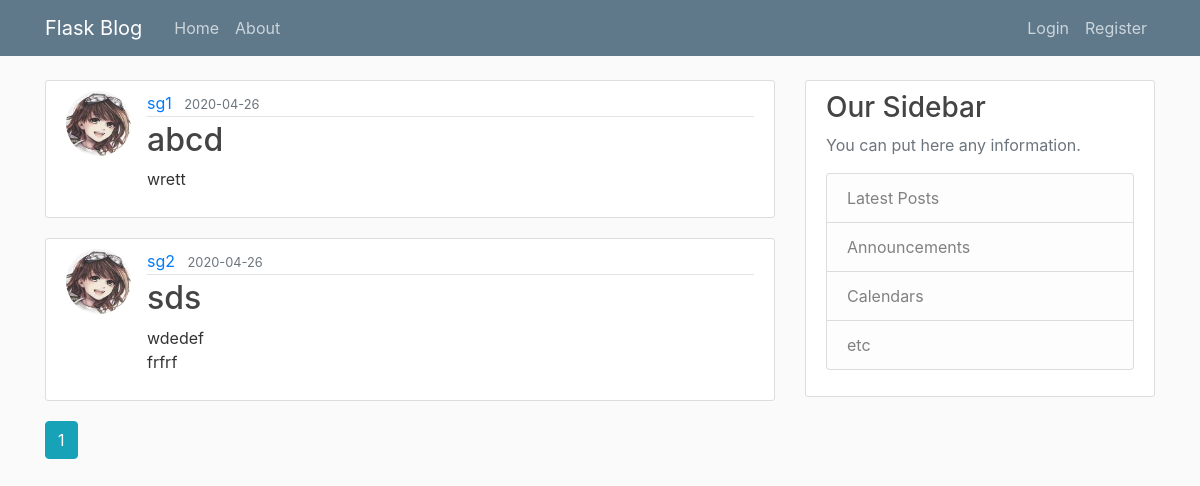
Page /home on the earlier database version.
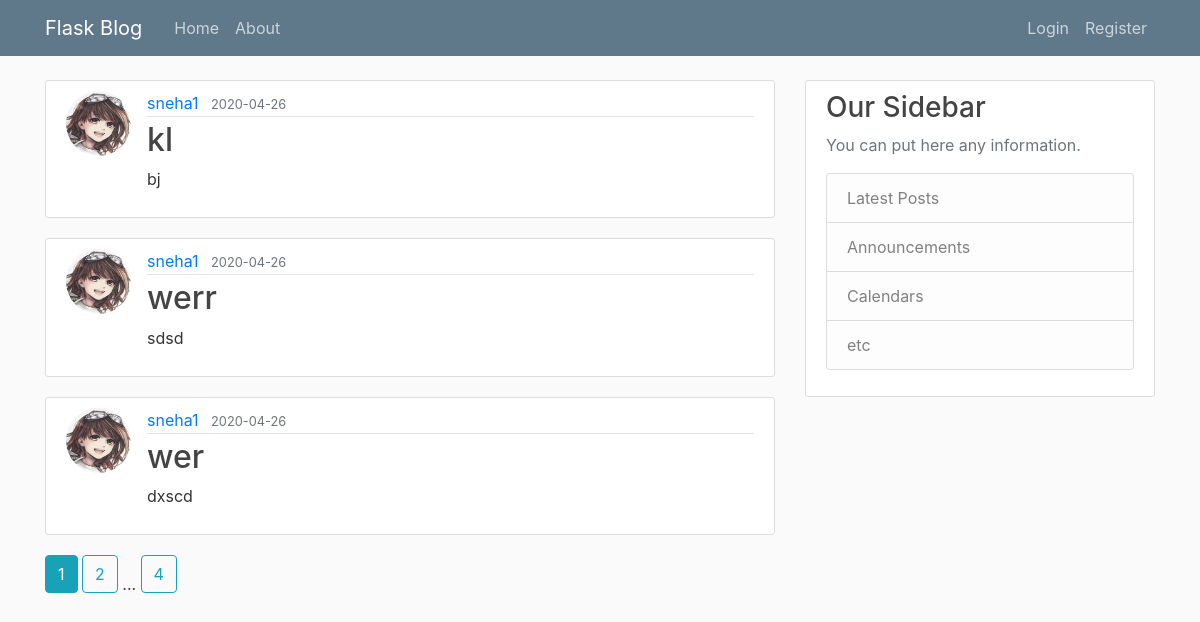
Same page on the later database version.
### flask_blog/models.py (models this page shows, shortened)
class Post(db.Model):
    id = db.Column(db.Integer, primary_key=True)
    title = db.Column(db.String(100), nullable=False)
    date_posted = db.Column(db.DateTime, nullable=False, default=datetime.utcnow)
    content = db.Column(db.Text, nullable=False)
    user_id = db.Column(db.Integer, db.ForeignKey('user.id'), nullable=False)

class User(db.Model,UserMixin):
    id = db.Column(db.Integer, primary_key=True)
    username = db.Column(db.String(20), unique=True, nullable=False)
    email = db.Column(db.String(120), unique=True, nullable=False)
    image_file = db.Column(db.String(20), nullable=False, default='default.jpg')
    password = db.Column(db.String(60), nullable=False)
    posts = db.relationship('Post', backref='author', lazy=True)

### flask_blog/routes.py (the view)
@app.route("/")
@app.route("/home")
def home():
    page = request.args.get('page', 1, type=int)
    posts = Post.query.order_by(Post.date_posted.desc()).paginate(page=page, per_page=3)
    return render_template('home.html', posts=posts)

### flask_blog/templates/home.html
{% extends "base.html" %}
{% block content %}
{% for post in  posts.items%}
<article class="media content-section">
    <img class="rounded-circle article-img" src="{{url_for('static',filename='profile_pics/'+post.author.image_file)}}">
    <div class="media-body">
      <div class="article-metadata">
        <a class="mr-2" href="{{url_for('user_posts',username=post.author.username)}}">{{ post.author.username }}</a>
        <small class="text-muted">{{ post.date_posted.strftime('%Y-%m-%d') }}</small>
      </div>
      <h2><a class="article-title" href="{{url_for('post',post_id=post.id)}}">{{ post.title }}</a></h2>
      <p class="article-content">{{ post.content }}</p>
    </div>
  </article>
  {% endfor %}
  {% for page_num in posts.iter_pages(left_edge=1, right_edge=1, left_current=1, right_current=2) %}
      {% if page_num %}
        {% if posts.page == page_num %}
          <a class="btn btn-info mb-4" href="{{ url_for('home', page=page_num) }}">{{ page_num }}</a>
        {% else %}
          <a class="btn btn-outline-info mb-4" href="{{ url_for('home', page=page_num) }}">{{ page_num }}</a>
        {% endif %}
      {% else %}
        ...
      {% endif %}
    {% endfor %}
{%endblock%}

Differences in the rows shown:
no longer on this page (row unchanged): Post: image_file (picture), author.username "sg1", date_posted "2020-04-26", title "abcd", content "wrett"
no longer on this page (row unchanged): Post: image_file (picture), author.username "sg2", date_posted "2020-04-26", title "sds", content "wdedef frfrf"
added Post: image_file (picture), author.username "sneha1", date_posted "2020-04-26", title "kl", content "bj"
added Post: image_file (picture), author.username "sneha1", date_posted "2020-04-26", title "werr", content "sdsd"
added Post: image_file (picture), author.username "sneha1", date_posted "2020-04-26", title "wer", content "dxscd"
Other differences:
new list line: "2"
new list line: "4"
